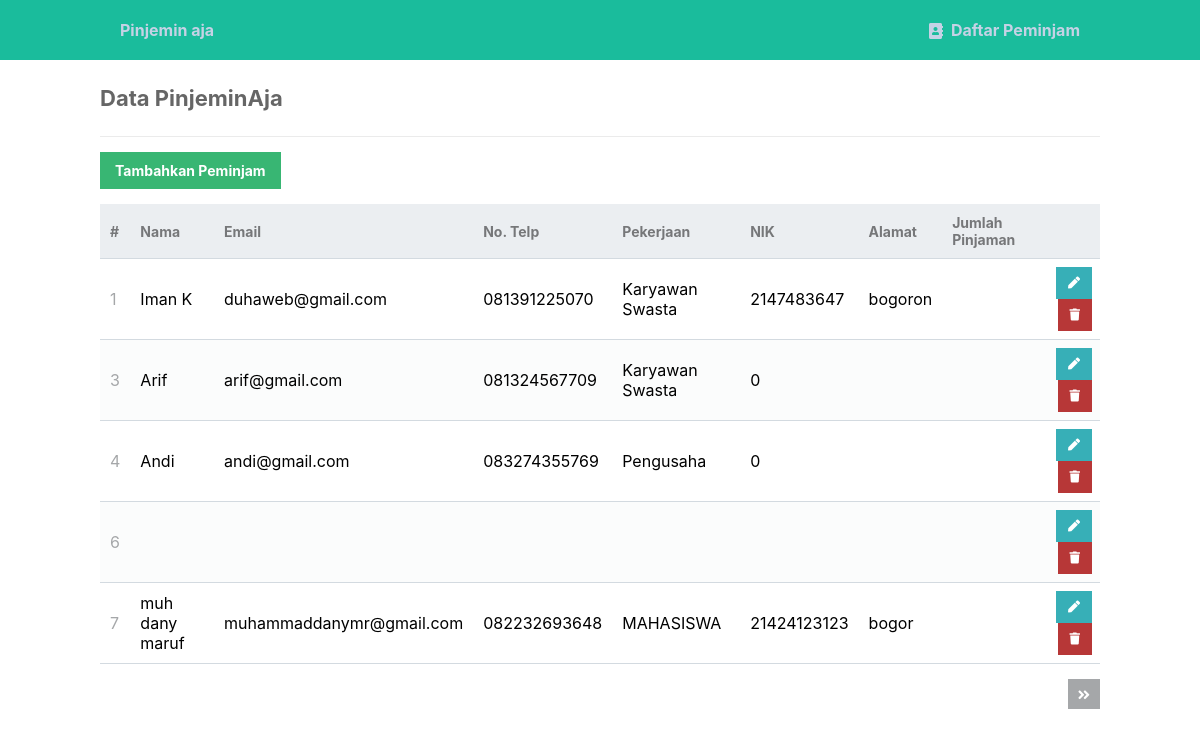
Page /table_pinjem/read.php on the committed database.
### tables this page shows
CREATE TABLE `kontak` (
  `id` int(11) NOT NULL,
  `nama` varchar(50) NOT NULL,
  `email` varchar(50) NOT NULL,
  `notelp` varchar(30) NOT NULL,
  `pekerjaan` varchar(50) NOT NULL,
  `nik` varchar(16) NOT NULL,
  `alamat` varchar(255) NOT NULL,
  `pinjaman` varchar(255) NOT NULL
);

### table_pinjem/read.php (the view, shortened to what this page needs)
<?php
include 'functions.php';
$pdo = pdo_connect_mysql();
$page = isset($_GET['page']) && is_numeric($_GET['page']) ? (int)$_GET['page'] : 1;
$records_per_page = 5;
$stmt = $pdo->prepare('SELECT * FROM kontak ORDER BY id LIMIT :current_page, :record_per_page');
$stmt->bindValue(':current_page', ($page - 1) * $records_per_page, PDO::PARAM_INT);
$stmt->bindValue(':record_per_page', $records_per_page, PDO::PARAM_INT);
$stmt->execute();
$contacts = $stmt->fetchAll(PDO::FETCH_ASSOC);
$num_contacts = $pdo->query('SELECT COUNT(*) FROM kontak')->fetchColumn();
?>
<?= template_header('Read') ?>
<div class="content read">
    <h2>Data PinjeminAja</h2>
    <a href="create.php" class="create-contact">Tambahkan Peminjam</a>
    <table>
        <thead>
            <tr>
                <td>#</td>
                <td>Nama</td>
                <td>Email</td>
                <td>No. Telp</td>
                <td>Pekerjaan</td>
                <td>NIK</td>
                <td>Alamat</td>
                <td>Jumlah Pinjaman</td>
                <td></td>
            </tr>
        </thead>
        <tbody>
            <?php foreach ($contacts as $contact) : ?>
                <tr>
                    <td><?= $contact['id'] ?></td>
                    <td><?= $contact['nama'] ?></td>
                    <td><?= $contact['email'] ?></td>
                    <td><?= $contact['notelp'] ?></td>
                    <td><?= $contact['pekerjaan'] ?></td>
                    <td><?= $contact['nik'] ?></td>
                    <td><?= $contact['alamat'] ?></td>
                    <td><?= $contact['pinjaman'] ?></td>
                    <td class="actions">
                        <a href="update.php?id=<?= $contact['id'] ?>" class="edit"><i class="fas fa-pen fa-xs"></i></a>
                        <a href="delete.php?id=<?= $contact['id'] ?>" class="trash"><i class="fas fa-trash fa-xs"></i></a>
                    </td>
                </tr>
            <?php endforeach; ?>
        </tbody>
    </table>
    <div class="pagination">
        <?php if ($page * $records_per_page < $num_contacts) : ?>
            <a href="read.php?page=<?= $page + 1 ?>"><i class="fas fa-angle-double-right fa-sm"></i></a>
        <?php endif; ?>
    </div>
</div>
<?= template_footer() ?>

### table_pinjem/functions.php (shortened to what this page needs)
<?php
function template_header($title) {
echo <<<EOT
<!DOCTYPE html>
<html>
	<head>
		<meta charset="utf-8">
		<title>Data Peminjam</title>
		<link href="style.css" rel="stylesheet" type="text/css">
		<link rel="stylesheet" href="https://use.fontawesome.com/releases/v5.7.1/css/all.css">
	</head>
	<body>
    <nav class="navtop">
    	<div>
    		<h1><a href="">Pinjemin aja</a></h1>
    		<a href="read.php"><i class="fas fa-address-book"></i>Daftar Peminjam</a>
    	</div>
    </nav>
EOT;
}
function template_footer() {
echo <<<EOT
    </body>
</html>
EOT;
}
?>

### table_pinjem/style.css (style rules this page uses)
* { box-sizing: border-box; font-family: -apple-system, BlinkMacSystemFont, "segoe ui", roboto, oxygen, ubuntu, cantarell, "fira sans", "droid sans", "helvetica neue", Arial, sans-serif; font-size: 16px; -webkit-font-smoothing: antialiased; -moz-osx-font-smoothing: grayscale; }
body { background-color: #FFFFFF; margin: 0; }
.navtop { background-color: #1abc9c; height: 60px; width: 100%; border: 0; }
.navtop div { display: flex; margin: 0 auto; width: 1000px; height: 100%; }
.navtop div h1, .navtop div a { display: inline-flex; align-items: center; }
.navtop div h1 { flex: 1; font-size: 24px; padding: 0; margin: 0; color: #ecf0f6; font-weight: normal; }
.navtop div a { padding: 0 20px; text-decoration: none; color: #c5d2e5; font-weight: bold; }
.navtop div a i { padding: 2px 8px 0 0; }
.content { width: 1000px; margin: 0 auto; }
.content h2 { margin: 0; padding: 25px 0; font-size: 22px; border-bottom: 1px solid #ebebeb; color: #666666; }
.read .create-contact { display: inline-block; text-decoration: none; background-color: #38b673; font-weight: bold; font-size: 14px; color: #FFFFFF; padding: 10px 15px; margin: 15px 0; }
.read .pagination { display: flex; justify-content: flex-end; }
.read .pagination a { display: inline-block; text-decoration: none; background-color: #a5a7a9; font-weight: bold; color: #FFFFFF; padding: 5px 10px; margin: 15px 0 15px 5px; }
.read table { width: 100%; padding-top: 30px; border-collapse: collapse; }
.read table thead { background-color: #ebeef1; border-bottom: 1px solid #d3dae0; }
.read table thead td { padding: 10px; font-weight: bold; color: #767779; font-size: 14px; }
.read table tbody tr { border-bottom: 1px solid #d3dae0; }
.read table tbody tr:nth-child(even) { background-color: #fbfcfc; }
.read table tbody tr td { padding: 10px; }
.read table tbody tr td:nth-child(1) { color: #a5a7a9; }
.read table tbody tr td.actions { padding: 8px; text-align: right; }
.read table tbody tr td.actions .edit, .read table tbody tr td.actions .trash { display: inline-flex; text-align: right; text-decoration: none; color: #FFFFFF; padding: 10px 12px; }
.read table tbody tr td.actions .trash { background-color: #b73737; }
.read table tbody tr td.actions .edit { background-color: #37afb7; }

### rows in the picture
kontak: id "1", nama "Iman K", email "duhaweb@gmail.com", notelp "081391225070", pekerjaan "Karyawan Swasta", nik "2147483647", alamat "bogoron"
kontak: id "3", nama "Arif", email "arif@gmail.com", notelp "081324567709", pekerjaan "Karyawan Swasta", nik "0"
kontak: id "4", nama "Andi", email "andi@gmail.com", notelp "083274355769", pekerjaan "Pengusaha", nik "0"
kontak: id "6"
kontak: id "7", nama "muh dany maruf", email "muhammaddanymr@gmail.com", notelp "082232693648", pekerjaan "MAHASISWA", nik "21424123123", alamat "bogor"
